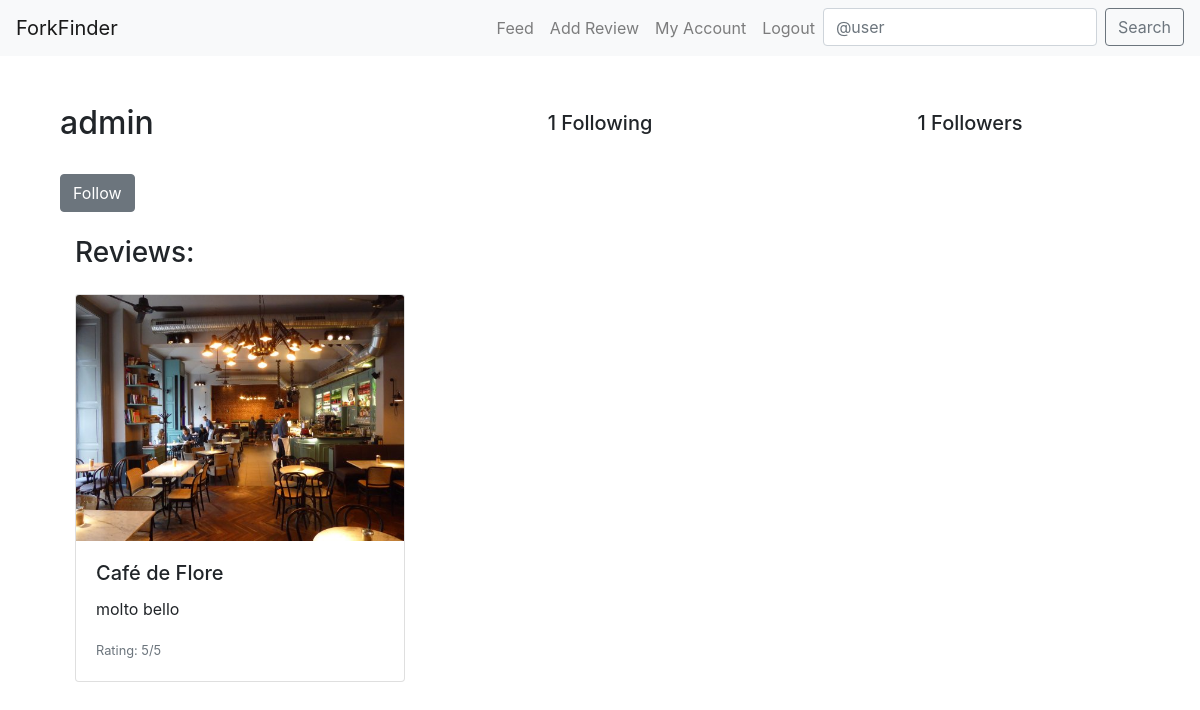
The page /profile/1/ (signed in) on the database its author committed.
### core/models.py (models this page shows, shortened)
class Profile(models.Model):
    user = models.OneToOneField(User, on_delete=models.CASCADE)
    follows = models.ManyToManyField(
        "self",
        related_name="followed_by",
        symmetrical=False,
        blank=True
    )

class Review(models.Model):
    user= models.ForeignKey(
        User, related_name="reviews", on_delete=models.CASCADE)
    restaurant = models.ForeignKey(
        Restaurant, on_delete=models.CASCADE)
    body = models.CharField(max_length=140)
    rating = models.PositiveSmallIntegerField()
    photo = models.ImageField(upload_to='media/review_photos/')
    created_at = models.DateTimeField(auto_now_add=True)

class Restaurant(models.Model):
    place_id = models.CharField(max_length=255, unique=True)
    name = models.CharField(max_length=60)
    address = models.CharField(max_length=120)
    longitude = models.CharField(max_length=255)
    latitude = models.CharField(max_length=255)

### core/views.py (the view, shortened to what this page needs)
# urls.py: path("profile/<int:pk>/", profile_view, name="profile"),
def profile_view(request,pk):
    profile = Profile.objects.get(pk=pk)
    return render(request, "profile.html", {"profile": profile})

### templates/profile.html (shortened to what this page needs)
{% extends "base.html" %}
{% block content %}
<div class="container">
    <div class="row align-items-center mb-4">
        <div class="col-md-4">
            <h2>{{ profile.user.username }}</h2>
        </div>
        <div class="col-md-4 text-center">
            <h5>{{ profile.follows.count }} Following</h5>
        </div>
        <div class="col-md-4 text-center">
            <h5>{{ profile.followed_by.count }} Followers</h5>
        </div>
    </div>
    {% if profile.user != request.user %}
        <form method="post" class="mb-4">
            <div class="btn-group" role="group" aria-label="Basic example">
                {% if profile in user.profile.follows.all %}
                    <button type="button" class="btn btn-secondary" disabled>Following</button>
                    <button type="submit" class="btn btn-secondary" name="follow" value="unfollow">Unfollow</button>
                {% else %}
                    <button type="submit" class="btn btn-secondary" name="follow" value="follow">Follow</button>
                {% endif %}
            </div>
        </form>
    {% endif %}
    <div class="container">
        <h3 class="mb-4">Reviews:</h3>
        <div class="row">
            {% for review in profile.user.reviews.all %}
            <div class="col-md-4 mb-3">
                <div class="card">
                    <img src="{{ review.photo.url }}" class="card-img-top" alt="Restaurant Photo">
                    <div class="card-body">
                        <h5 class="card-title">{{ review.restaurant.name }}</h5>
                        <p class="card-text">{{ review.body }}</p>
                        <p class="card-text"><small class="text-muted">Rating: {{ review.rating }}/5</small></p>
                    </div>
                </div>
            </div>
            {% endfor %}
        </div>
    </div>
</div>
{% endblock %}

### rows shown on the page
Profile: user.username "admin", follows.count "1", followed_by.count "1"
Review: photo (picture), restaurant.name "Café de Flore", body "molto bello", rating "5"
